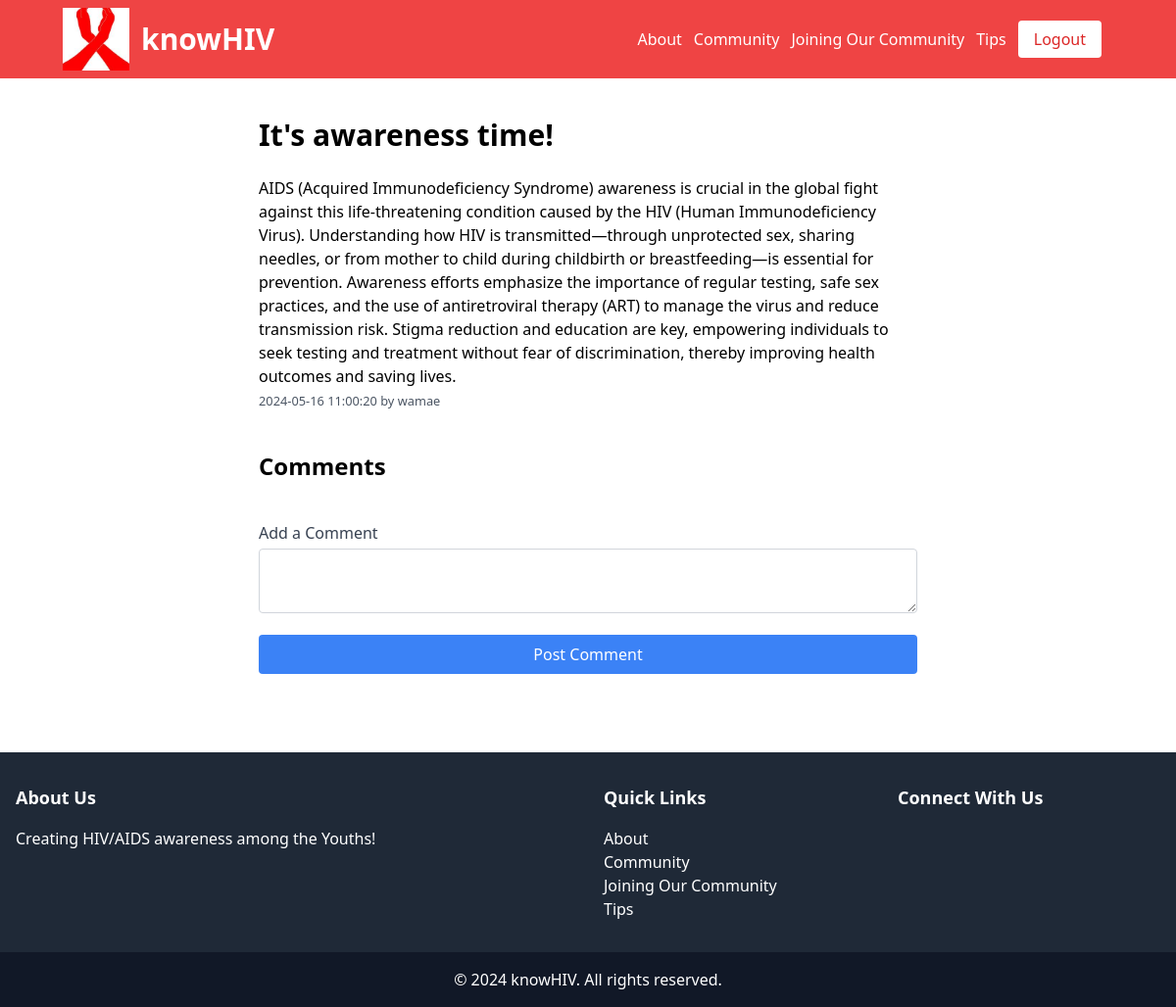
Screenshot of /view_post.php?id=3 (signed in) with the database file from the repository.
### tables this page shows
CREATE TABLE IF NOT EXISTS posts (
    id INT AUTO_INCREMENT PRIMARY KEY,
    user_id INT NOT NULL,
    title VARCHAR(255) NOT NULL,
    content TEXT NOT NULL,
    image_url VARCHAR(255),
    created_at TIMESTAMP DEFAULT CURRENT_TIMESTAMP,
    FOREIGN KEY (user_id) REFERENCES users(id)
);

CREATE TABLE IF NOT EXISTS users (
    id INT AUTO_INCREMENT PRIMARY KEY,
    username VARCHAR(50) NOT NULL UNIQUE,
    email VARCHAR(100) NOT NULL UNIQUE,
    password VARCHAR(255) NOT NULL,
    created_at TIMESTAMP DEFAULT CURRENT_TIMESTAMP,
    is_admin BOOLEAN DEFAULT FALSE,
    profile_pic VARCHAR(255),
    reset_token VARCHAR(255),
    reset_token_expire DATETIME
);

### view_post.php (the view, shortened to what this page needs)
<?php
include 'config/db.php';
$post_id = $_GET['id'];
$stmt = $conn->prepare("SELECT p.title, p.content, p.image_url, p.created_at, u.username FROM posts p JOIN users u ON p.user_id = u.id WHERE p.id = ?");
$stmt->bind_param("i", $post_id);
$stmt->execute();
$stmt->bind_result($title, $content, $image_url, $created_at, $username);
?>
<!DOCTYPE html>
<html>
<head>
    <link href="https://cdn.jsdelivr.net/npm/tailwindcss@2.0.4/dist/tailwind.min.css" rel="stylesheet">
</head>
<body>
<?php include 'includes/header.php'; ?>
<div class="max-w-2xl mx-auto mt-10">
    <h1 class="text-3xl font-bold mb-6"><?php echo htmlspecialchars($title); ?></h1>
    <p><?php echo nl2br(htmlspecialchars($content)); ?></p>
    <small class="text-gray-600"><?php echo $created_at; ?> by <?php echo htmlspecialchars($username); ?></small>
    <div class="mt-10">
        <h2 class="text-2xl font-bold mb-4">Comments</h2>
    </div>
    <form action="view_post.php?id=<?php echo $post_id; ?>" method="post" class="mt-10">
        <div class="mb-4">
            <label class="block text-gray-700">Add a Comment</label>
            <textarea name="content" class="w-full p-2 border border-gray-300 rounded mt-1" required></textarea>
        </div>
        <button type="submit" class="w-full bg-blue-500 text-white p-2 rounded">Post Comment</button>
    </form>
</div>
<?php include 'includes/footer.php'; ?>
</body>
</html>

### rows the page displays
posts: title "It's awareness time!", content "AIDS (Acquired Immunodeficiency Syndrome) awareness is crucial in the global fight against this life-threatening condition caused by the HIV (Human Immunodeficiency Virus). Understanding how HIV is transmitted—through unprotected sex, sharing needles, or from mother to child during childbirth or breastfeeding—is essential for prevention. Awareness efforts emphasize the importance of regular testing, safe sex practices, and the use of antiretroviral therapy (ART) to manage the virus and reduce transmission risk. Stigma reduction and education are key, empowering individuals to seek testing and treatment without fear of discrimination, thereby improving health outcomes and saving lives.", created_at "2024-05-16 11:00:20", user.username "wamae"
